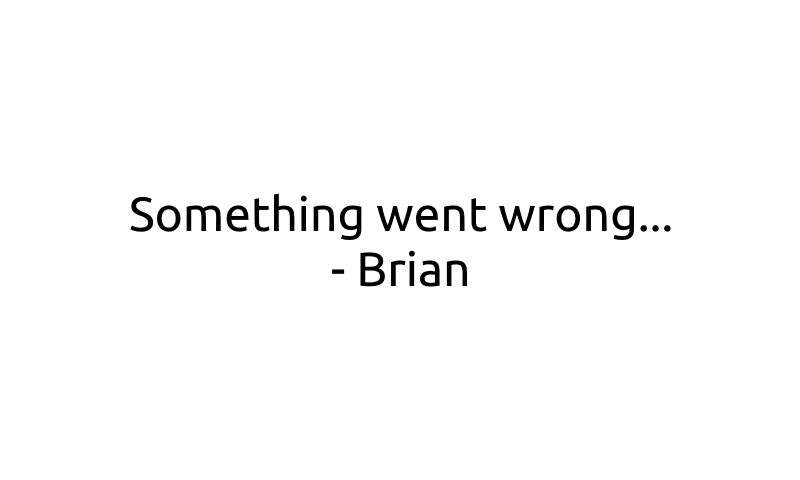
#> input picture error_image.bmp, 800 x 480 px
$ python deleteme-temp.py
#> lines starting #> are read from the running program, lines starting #| are printed output that depends on the picture
#!/usr/bin/python
# -*- coding:utf-8 -*-

import sys
import os
import logging
from PIL import Image

maindir = os.path.dirname(os.path.realpath(__file__))

logging.info("epd7in5_V2 Paste over")

logging.info("Paste error message over screen window")
plot_image = Image.open(os.path.join(maindir, 'error_image.bmp')).convert("RGB")
#> plot_image is the input picture: PIL image 800x480 RGB; min 0, max 255, mean 250.6
plot_image = plot_image.transpose(Image.ROTATE_180)
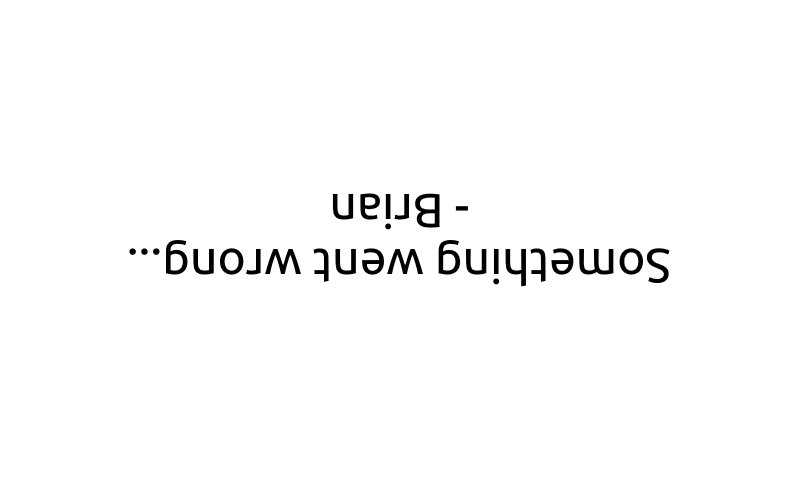
#> plot_image: PIL image 800x480 RGB; min 0, max 255, mean 250.6

error_image = Image.open(os.path.join(maindir, 'no_wifi.bmp')).convert("RGB")
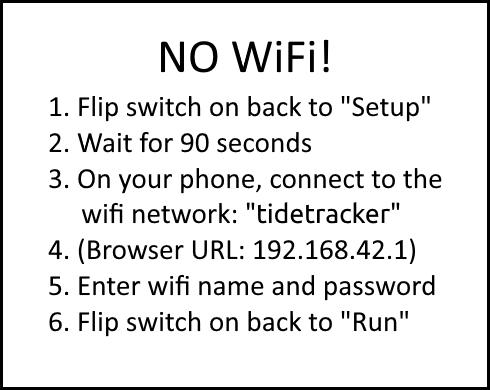
#> input picture no_wifi.bmp, 490 x 390 px
#> error_image is the input picture: PIL image 490x390 RGB; min 0, max 255, mean 229.1
error_image = error_image.transpose(Image.ROTATE_180)
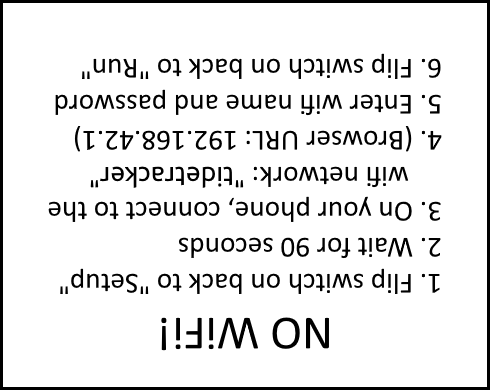
#> error_image: PIL image 490x390 RGB; min 0, max 255, mean 229.1

# Draw image in the center of the screen
err_width, err_height = error_image.size
#> err_width = 490; err_height = 390
plot_width, plot_height = plot_image.size
#> plot_width = 800; plot_height = 480

# Calculate the coordinates for the top-left corner to paste in the center
paste_x = int((plot_width - err_width) / 2)
#> paste_x = 155
paste_y = int((plot_height - err_height) / 2)
#> paste_y = 45

plot_image.paste(error_image, (paste_x, paste_y))
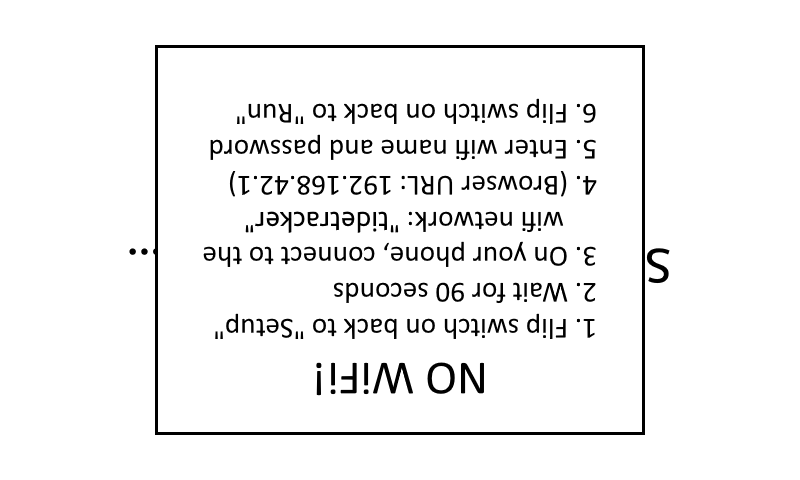
#> plot_image: PIL image 800x480 RGB; min 0, max 255, mean 241.9
plot_image.show()
